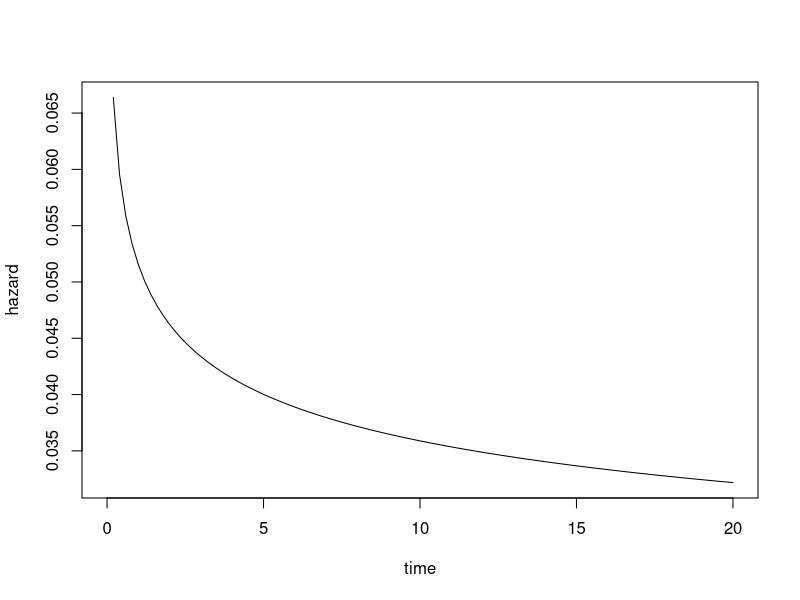
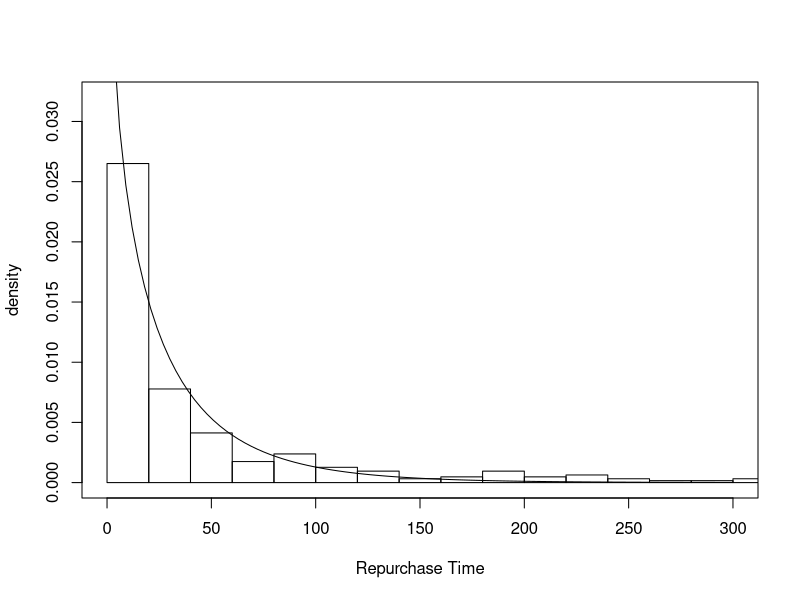

The R source for these figures, in order:
#데이터 형태가 Binary Response 및 Time Information 있을때: Survival/Duration analysis 사용
#Case of Negative Duration Dependence (시간갈수록 상태변할확률↓)

#install.packages("survival") 
library(survival) 
mydata =read.csv("Repurchase.csv") 

surv.res=survreg(Surv(Repurchase,1-Censored)~.-CustomerID, data=mydata, dist="weibull") 
#Surv function은 time duration("Repurchase"),indicator("1-Censored") 먼저 정의해줘야함 
#Surv function의 incicator은 0이면 right-censored, 1이면 not censored인데 
#데이터셋컬럼설정에서 값이 1이면 right-censored로 되어있어서, surv function의 indicator 은 "1-Censored"로 설정 
#distribution은 baseline hazard function 의미 => 우리는 hazard function으로 weibull function 이용 

summary(surv.res) #survreg결과로 나온 coefficients(delta)들은 의미있는값아니라서 transformation 해줘야함 

a = 1/surv.res$scale #take the inverse : shape paramater of the distribtuion 
a
beta = -coef(surv.res)*a 
beta 
# original beta coefficients 구하는 과정 
#proportional hazard models 에서 구한 beta계수들은 semi-elasticity interpretation을 가짐
#promotion variable의 계수가 0.17이라는 말은, customer가 promotional offer을 받았을때(0-1 사이의값)
#hazard rate(instantaeneous probability density of repurchase occuring)이 17% 상승한다는의미
#또 promotion의 delta계수(-0.202)와 beta계수(0.17)은 부호가 반대인데,
#이는 hazard rate이 increase할수록 "expected duration before repurchase" 가 decrease한다는 의미

#plot the hazard function
xbar = colMeans(mydata[,2:4]) #calculate the mean x values (2,3,4는 three x variables of the data)
xbeta = crossprod(c(1,xbar),beta) #calculate the usual xBeta combination (intercept에 대응하는게 1)

#hazard function은 function of time T
#curve function은 function of a certain independent variable as a smooth curve
curve(exp(c(xbeta))*a*x^(a-1),xlim=c(0,20),xlab="time",ylab="hazard")
#independent variable needs to be specified as "x", so the curve function knows which one is the independent variable
#Weibull model의 PH(Proportional Hazard)은 e^xbeta*a*t^(a-1)임. curve function의 independent variable "x"는 t(time) 의미

#a값은 0.84 >> 1보다 작으므로 negative duration dependence
#longer individual remains in the current state >> lower the probability it will switch into the other state
#∴hazard function실행시켜보면 time 커질수록 감소하는 형태

#plot the density function of duration distribution : dweibull function을 통해 Weibull distribution의 PDF도출가능
b=exp(-xbeta/a)
curve(dweibull(x, shape=a, scale=b),xlab="Repurchase Time",ylab="density",xlim=c(0,300),ylim=c(0,0.032))
#a값이 1보다 작아 negative duration dependence가 있으므로 t값작을때 hazard rate은 매우 높음
#반면 many observations이 short durations으로 끝나므로 probability of observing longer durations 은 작음
#따라서 duration이 길어질수록 density는 작아짐

#duration density function의 concept을 이용하기위해 히스토그램 이용
#right-censored data는 이용하면 안됨(right-censored의 duration은 실제duration값이 아니므로)
#frequency=FALSE 함으로써 y-axis가 frequency counts가 아니라 probability density 가 되도록
#add=TRUE 함으로써 current plot에 histogram 추가
hist(mydata$Repurchase[mydata$Censored==0],breaks=50,freq=FALSE, add=TRUE, col=NULL)

#histogram of actual durations observed in the data를 통해 (히스토그램)
#probability of observing durations in different lenses를 추정할수있음 (감소함수)



